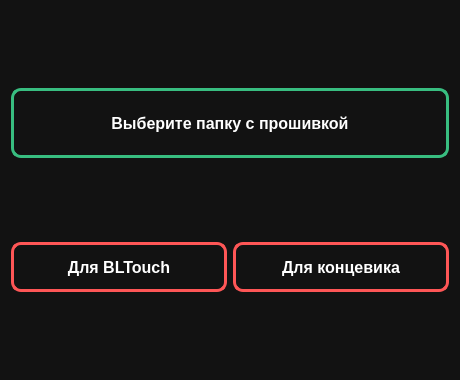
<?xml version="1.0" encoding="UTF-8"?>
<ui version="4.0">
 <class>Main</class>
 <widget class="QWidget" name="Main">
  <property name="geometry">
   <rect>
    <x>0</x>
    <y>0</y>
    <width>460</width>
    <height>380</height>
   </rect>
  </property>
  <property name="windowTitle">
   <string>Настройка датчика высоты для TEVO Black Widow</string>
  </property>
  <property name="styleSheet">
   <string notr="true">QWidget {	
	color: white;
	background-color: #121212;
	font-weight: 600;
}

QPushButton {	
    border-style: solid;
    border-width: 3px;
    border-radius: 10px;
    border-color: #FE5656;
    font: bold 16px;
}

QPushButton#pushButton_to_firmware {	
    border-color: #38BD80
}

QPushButton:hover {	
	background-color: #292927;
}</string>
  </property>
  <layout class="QVBoxLayout" name="verticalLayout">
   <item>
    <spacer name="verticalSpacer_2">
     <property name="orientation">
      <enum>Qt::Vertical</enum>
     </property>
     <property name="sizeHint" stdset="0">
      <size>
       <width>20</width>
       <height>40</height>
      </size>
     </property>
    </spacer>
   </item>
   <item>
    <widget class="QPushButton" name="pushButton_to_firmware">
     <property name="enabled">
      <bool>true</bool>
     </property>
     <property name="sizePolicy">
      <sizepolicy hsizetype="Minimum" vsizetype="Maximum">
       <horstretch>0</horstretch>
       <verstretch>0</verstretch>
      </sizepolicy>
     </property>
     <property name="minimumSize">
      <size>
       <width>340</width>
       <height>70</height>
      </size>
     </property>
     <property name="styleSheet">
      <string notr="true"/>
     </property>
     <property name="text">
      <string>Выберите папку с прошивкой</string>
     </property>
    </widget>
   </item>
   <item>
    <spacer name="verticalSpacer_3">
     <property name="orientation">
      <enum>Qt::Vertical</enum>
     </property>
     <property name="sizeHint" stdset="0">
      <size>
       <width>20</width>
       <height>40</height>
      </size>
     </property>
    </spacer>
   </item>
   <item>
    <layout class="QHBoxLayout" name="horizontalLayout">
     <item>
      <widget class="QPushButton" name="pushButton_to_blt">
       <property name="sizePolicy">
        <sizepolicy hsizetype="Minimum" vsizetype="Maximum">
         <horstretch>0</horstretch>
         <verstretch>0</verstretch>
        </sizepolicy>
       </property>
       <property name="minimumSize">
        <size>
         <width>215</width>
         <height>50</height>
        </size>
       </property>
       <property name="text">
        <string>Для BLTouch</string>
       </property>
      </widget>
     </item>
     <item>
      <widget class="QPushButton" name="pushButton_to_li_sw">
       <property name="sizePolicy">
        <sizepolicy hsizetype="Minimum" vsizetype="Maximum">
         <horstretch>0</horstretch>
         <verstretch>0</verstretch>
        </sizepolicy>
       </property>
       <property name="minimumSize">
        <size>
         <width>215</width>
         <height>50</height>
        </size>
       </property>
       <property name="styleSheet">
        <string notr="true"/>
       </property>
       <property name="text">
        <string>Для концевика</string>
       </property>
      </widget>
     </item>
    </layout>
   </item>
   <item>
    <spacer name="verticalSpacer">
     <property name="orientation">
      <enum>Qt::Vertical</enum>
     </property>
     <property name="sizeHint" stdset="0">
      <size>
       <width>20</width>
       <height>40</height>
      </size>
     </property>
    </spacer>
   </item>
  </layout>
 </widget>
 <resources/>
 <connections/>
</ui>
